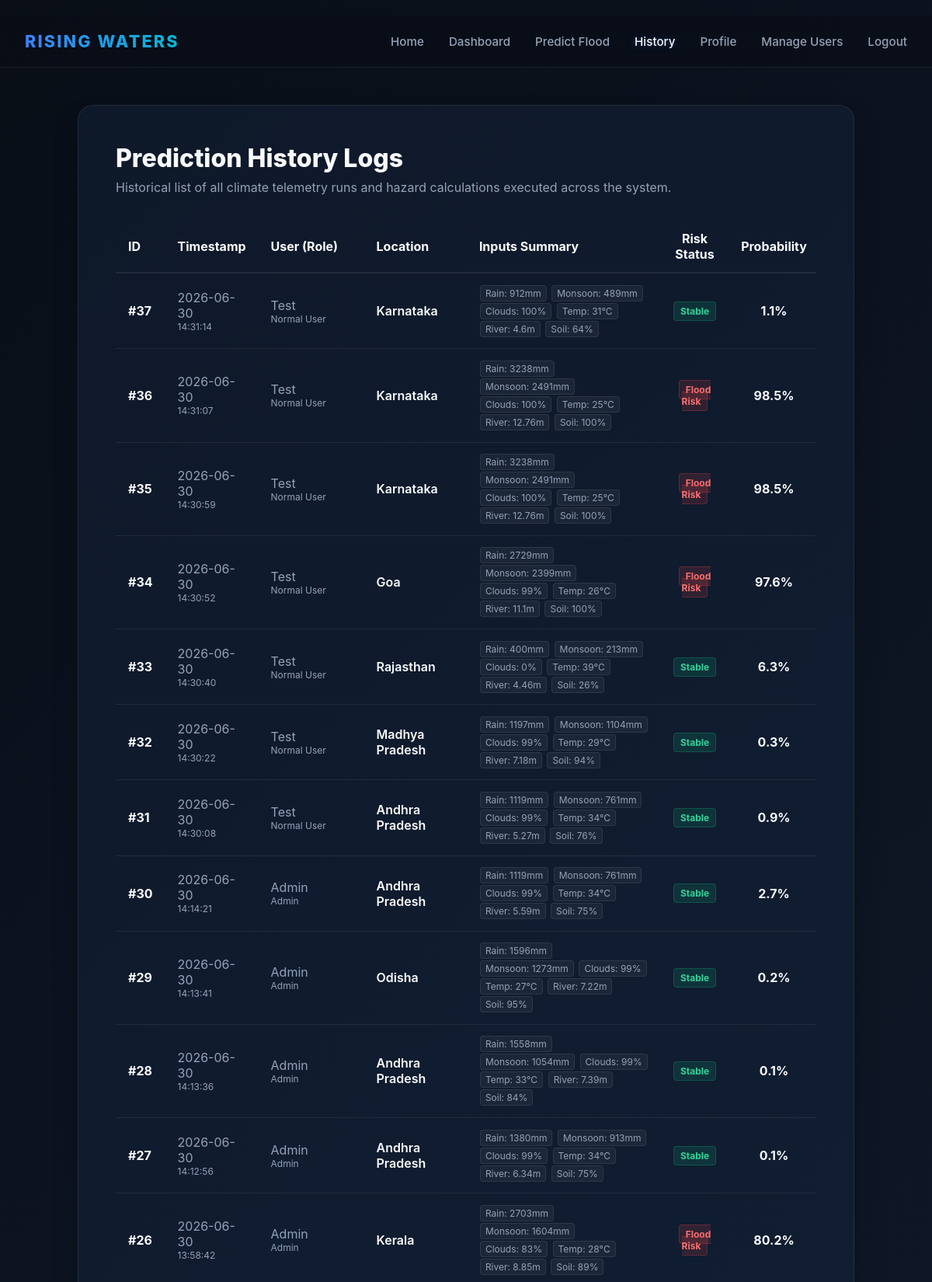
Screenshot of /history (signed in, upper part) with the database file from the repository.
### tables this page shows
CREATE TABLE predictions (
        Prediction_ID INTEGER PRIMARY KEY AUTOINCREMENT,
        User_ID INTEGER,
        Weather_Data_ID INTEGER,
        Prediction INTEGER NOT NULL,
        Probability REAL NOT NULL,
        Confidence TEXT NOT NULL,
        Prediction_Date DATETIME DEFAULT CURRENT_TIMESTAMP,
        FOREIGN KEY (User_ID) REFERENCES users(User_ID) ON DELETE SET NULL,
        FOREIGN KEY (Weather_Data_ID) REFERENCES weather_data(Weather_Data_ID) ON DELETE CASCADE
    );

CREATE TABLE weather_data (
        Weather_Data_ID INTEGER PRIMARY KEY AUTOINCREMENT,
        User_ID INTEGER,
        Annual_Rainfall REAL NOT NULL,
        Seasonal_Rainfall REAL NOT NULL,
        Cloud_Cover REAL NOT NULL,
        Humidity REAL NOT NULL,
        Temperature REAL NOT NULL,
        River_Water_Level REAL NOT NULL,
        Drainage_Capacity REAL NOT NULL,
        Water_Flow REAL NOT NULL,
        Reservoir_Level REAL NOT NULL,
        Soil_Moisture REAL NOT NULL,
        Date TEXT NOT NULL,
        Time TEXT NOT NULL,
        Location TEXT NOT NULL,
        Prediction_Status TEXT NOT NULL,
        FOREIGN KEY (User_ID) REFERENCES users(User_ID) ON DELETE SET NULL
    );

CREATE TABLE users (
        User_ID INTEGER PRIMARY KEY AUTOINCREMENT,
        User_Name TEXT NOT NULL,
        Email TEXT UNIQUE NOT NULL,
        Password TEXT NOT NULL,
        Role TEXT NOT NULL,
        Phone_Number TEXT,
        Organization TEXT,
        Created_At DATETIME DEFAULT CURRENT_TIMESTAMP,
        Updated_At DATETIME DEFAULT CURRENT_TIMESTAMP
    );

### app.py (the view, shortened to what this page needs)
@app.route('/history')
@login_required
def history():
    conn = get_db_connection()
    role = session['role']
    user_id = session['user_id']
    if role in ['Admin', 'Disaster Management Officer']:
        query = '''
            SELECT p.Prediction_ID, p.Prediction, p.Probability, p.Confidence, p.Prediction_Date,
                   w.Annual_Rainfall, w.Seasonal_Rainfall, w.Cloud_Cover, w.Humidity, w.Temperature,
                   w.River_Water_Level, w.Drainage_Capacity, w.Water_Flow, w.Reservoir_Level, w.Soil_Moisture,
                   w.Date, w.Time, w.Location, u.User_Name, u.Role
            FROM predictions p
            JOIN weather_data w ON p.Weather_Data_ID = w.Weather_Data_ID
            LEFT JOIN users u ON p.User_ID = u.User_ID
            ORDER BY p.Prediction_Date DESC
        '''
        predictions = conn.execute(query).fetchall()
    conn.close()
    return render_template('prediction_history.html', predictions=predictions)

### app.py (called while the page is built)
def get_db_connection():
    conn = sqlite3.connect(DATABASE_PATH)
    conn.row_factory = sqlite3.Row
    return conn

def login_required(f):
    @wraps(f)
    def decorated_function(*args, **kwargs):
        if 'user_id' not in session:
            flash("Please log in to access this page.", "error")
            return redirect(url_for('login'))
        return f(*args, **kwargs)
    return decorated_function

### templates/prediction_history.html (shortened to what this page needs)
﻿<!DOCTYPE html>
<html lang="en">
<head>
  <link rel="stylesheet" href="{{ url_for('static', filename='css/main.css') }}">
</head>
<body>
  <header>
    <div class="nav-container">
      <a href="/" class="logo">RISING WATERS</a>
      <nav class="nav-links">
        {% if 'user_id' in session %}
          <a href="/" class="{{ 'active' if request.path == '/' else '' }}">Home</a>
          <a href="/dashboard" class="{{ 'active' if request.path == '/dashboard' else '' }}">Dashboard</a>
          {% if session['role'] in ['Admin', 'Meteorologist', 'Local Authority', 'Normal User'] %}
            <a href="/Predict" class="{{ 'active' if request.path == '/Predict' else '' }}">Predict Flood</a>
          {% endif %}
          <a href="/history" class="{{ 'active' if request.path == '/history' else '' }}">History</a>
          <a href="/profile" class="{{ 'active' if request.path == '/profile' else '' }}">Profile</a>
          {% if session['role'] == 'Admin' %}
            <a href="/manage-users" class="{{ 'active' if request.path == '/manage-users' else '' }}">Manage Users</a>
          {% endif %}
          <a href="/logout">Logout</a>
        {% endif %}
      </nav>
    </div>
  </header>
  <main>
    <div class="container animate-fade-in">
      <div class="glass-card">
        <h1 class="form-title" style="text-align: left;">Prediction History Logs</h1>
        <p class="form-subtitle" style="text-align: left; margin-bottom: 2rem;">
          {% if session['role'] == 'Admin' %}
            Historical list of all climate telemetry runs and hazard calculations executed across the system.
          {% else %}
            Historical list of your personal climate telemetry runs and hazard calculations.
          {% endif %}
        </p>
        {% if not predictions %}
          <div style="text-align: center; padding: 3rem 0; color: var(--text-secondary); font-style: italic;">
            No prediction logs found in the database.
          </div>
        {% else %}
          <div style="overflow-x: auto;">
            <table class="history-table" style="width: 100%; border-collapse: collapse; text-align: left; color: var(--text-secondary);">
              <thead>
                <tr style="border-bottom: 2px solid var(--glass-border); color: var(--text-primary);">
                  <th style="font-weight: 700; width: 60px;">ID</th>
                  <th style="font-weight: 700;">Timestamp</th>
                  <th style="font-weight: 700;">User (Role)</th>
                  <th style="font-weight: 700;">Location</th>
                  <th style="font-weight: 700; min-width: 250px;">Inputs Summary</th>
                  <th style="font-weight: 700; text-align: center;">Risk Status</th>
                  <th style="font-weight: 700; text-align: center;">Probability</th>
                </tr>
              </thead>
              <tbody>
                {% for p in predictions %}
                <tr style="border-bottom: 1px solid var(--glass-border); transition: background-color 0.2s;">
                  <td style="font-weight: 700; color: var(--text-primary);">#{{ p['Prediction_ID'] }}</td>
                  <td>{{ p['Date'] }}<br><span style="font-size: 0.75rem; color: var(--text-secondary);">{{ p['Time'] }}</span></td>
                  <td>{{ p['User_Name'] or 'Deleted User' }}<br><span style="font-size: 0.75rem; color: var(--text-secondary);">{{ p['Role'] or '' }}</span></td>
                  <td style="font-weight: 600; color: var(--text-primary);">{{ p['Location'] }}</td>
                  <td>
                    <span class="inputs-summary-tag">Rain: {{ p['Annual_Rainfall'] | int }}mm</span>
                    <span class="inputs-summary-tag">Monsoon: {{ p['Seasonal_Rainfall'] | int }}mm</span>
                    <span class="inputs-summary-tag">Clouds: {{ p['Cloud_Cover'] | int }}%</span>
                    <span class="inputs-summary-tag">Temp: {{ p['Temperature'] | int }}°C</span>
                    <span class="inputs-summary-tag">River: {{ p['River_Water_Level'] }}m</span>
                    <span class="inputs-summary-tag">Soil: {{ p['Soil_Moisture'] | int }}%</span>
                  </td>
                  <td style="text-align: center;">
                    {% if p['Prediction'] == 1 %}
                      <span class="badge badge-danger">Flood Risk</span>
                    {% else %}
                      <span class="badge badge-success">Stable</span>
                    {% endif %}
                  </td>
                  <td style="text-align: center; font-weight: 700; color: var(--text-primary);">{{ p['Probability'] }}%</td>
                </tr>
                {% endfor %}
              </tbody>
            </table>
          </div>
        {% endif %}
      </div>
    </div>
  </main>
</body>
</html>

### static/css/main.css (style rules this page uses)
:root { --bg-gradient: linear-gradient(135deg, #090e17 0%, #152035 100%); --glass-bg: rgba(22, 38, 64, 0.45); --glass-border: rgba(255, 255, 255, 0.08); --glass-border-focus: rgba(59, 130, 246, 0.5); --text-primary: #f8fafc; --text-secondary: #94a3b8; --accent-blue: #3b82f6; --accent-cyan: #06b6d4; --accent-neon-green: #10b981; --accent-neon-red: #ef4444; --accent-amber: #f59e0b; --font-family: 'Inter', system-ui, -apple-system, sans-serif; --shadow: 0 20px 40px -15px rgba(0, 0, 0, 0.5); }
* { box-sizing: border-box; margin: 0; padding: 0; }
body { font-family: var(--font-family); background: var(--bg-gradient); color: var(--text-primary); min-height: 100vh; display: flex; flex-direction: column; overflow-x: hidden; }
header { border-bottom: 1px solid var(--glass-border); background: rgba(9, 14, 23, 0.7); backdrop-filter: blur(12px); position: sticky; top: 0; z-index: 100; }
.nav-container { max-width: 1200px; margin: 0 auto; padding: 1.25rem 2rem; display: flex; justify-content: space-between; align-items: center; }
.logo { font-size: 1.35rem; font-weight: 800; letter-spacing: 0.1em; color: var(--text-primary); text-decoration: none; background: linear-gradient(to right, #3b82f6, #06b6d4); -webkit-background-clip: text; -webkit-text-fill-color: transparent; }
.nav-links { display: flex; gap: 2rem; }
.nav-links a { color: var(--text-secondary); text-decoration: none; font-weight: 500; font-size: 0.95rem; transition: color 0.2s ease, text-shadow 0.2s ease; }
.nav-links a:hover, .nav-links a.active { color: var(--text-primary); text-shadow: 0 0 10px rgba(59, 130, 246, 0.4); }
main { flex: 1; padding: 3rem 1.5rem; max-width: 1200px; width: 100%; margin: 0 auto; }
.container { width: 100%; }
.animate-fade-in { animation: fadeIn 0.8s cubic-bezier(0.16, 1, 0.3, 1) forwards; }
.glass-card { background: var(--glass-bg); border: 1px solid var(--glass-border); border-radius: 20px; padding: 3rem; backdrop-filter: blur(10px); box-shadow: var(--shadow); max-width: 1000px; margin: 0 auto; }
.form-title { font-size: 2rem; font-weight: 800; margin-bottom: 0.5rem; text-align: center; }
.form-subtitle { color: var(--text-secondary); text-align: center; margin-bottom: 2.5rem; }
.badge { font-size: 0.75rem; font-weight: 700; padding: 4px 8px; border-radius: 4px; }
.badge-danger { background: rgba(239, 68, 68, 0.15); color: #f87171; border: 1px solid rgba(239, 68, 68, 0.25); }
.badge-success { background: rgba(16, 185, 129, 0.15); color: #34d399; border: 1px solid rgba(16, 185, 129, 0.25); }

### templates/prediction_history.html (style rules this page uses)
.history-table th, .history-table td { padding: 0.85rem 1rem; vertical-align: middle; }
.inputs-summary-tag { font-size: 0.75rem; background: rgba(255,255,255,0.05); border: 1px solid var(--glass-border); border-radius: 4px; padding: 2px 6px; display: inline-block; margin: 1px; color: var(--text-secondary); }

### rows the page displays
predictions: Prediction_ID "37", Date "2026-06-30", Time "14:31:14", User_Name "Test", Role "Normal User", Location "Karnataka", Annual_Rainfall "912", Seasonal_Rainfall "489", Cloud_Cover "100", Temperature "31", River_Water_Level "4.6", Soil_Moisture "64", Prediction "Stable", Probability "1.1"
predictions: Prediction_ID "36", Date "2026-06-30", Time "14:31:07", User_Name "Test", Role "Normal User", Location "Karnataka", Annual_Rainfall "3238", Seasonal_Rainfall "2491", Cloud_Cover "100", Temperature "25", River_Water_Level "12.76", Soil_Moisture "100", Prediction "Flood Risk", Probability "98.5"
predictions: Prediction_ID "35", Date "2026-06-30", Time "14:30:59", User_Name "Test", Role "Normal User", Location "Karnataka", Annual_Rainfall "3238", Seasonal_Rainfall "2491", Cloud_Cover "100", Temperature "25", River_Water_Level "12.76", Soil_Moisture "100", Prediction "Flood Risk", Probability "98.5"
predictions: Prediction_ID "34", Date "2026-06-30", Time "14:30:52", User_Name "Test", Role "Normal User", Location "Goa", Annual_Rainfall "2729", Seasonal_Rainfall "2399", Cloud_Cover "99", Temperature "26", River_Water_Level "11.1", Soil_Moisture "100", Prediction "Flood Risk", Probability "97.6"
predictions: Prediction_ID "33", Date "2026-06-30", Time "14:30:40", User_Name "Test", Role "Normal User", Location "Rajasthan", Annual_Rainfall "400", Seasonal_Rainfall "213", Cloud_Cover "0", Temperature "39", River_Water_Level "4.46", Soil_Moisture "26", Prediction "Stable", Probability "6.3"
predictions: Prediction_ID "32", Date "2026-06-30", Time "14:30:22", User_Name "Test", Role "Normal User", Location "Madhya Pradesh", Annual_Rainfall "1197", Seasonal_Rainfall "1104", Cloud_Cover "99", Temperature "29", River_Water_Level "7.18", Soil_Moisture "94", Prediction "Stable", Probability "0.3"
predictions: Prediction_ID "31", Date "2026-06-30", Time "14:30:08", User_Name "Test", Role "Normal User", Location "Andhra Pradesh", Annual_Rainfall "1119", Seasonal_Rainfall "761", Cloud_Cover "99", Temperature "34", River_Water_Level "5.27", Soil_Moisture "76", Prediction "Stable", Probability "0.9"
predictions: Prediction_ID "30", Date "2026-06-30", Time "14:14:21", User_Name "Admin", Role "Admin", Location "Andhra Pradesh", Annual_Rainfall "1119", Seasonal_Rainfall "761", Cloud_Cover "99", Temperature "34", River_Water_Level "5.59", Soil_Moisture "75", Prediction "Stable", Probability "2.7"
predictions: Prediction_ID "29", Date "2026-06-30", Time "14:13:41", User_Name "Admin", Role "Admin", Location "Odisha", Annual_Rainfall "1596", Seasonal_Rainfall "1273", Cloud_Cover "99", Temperature "27", River_Water_Level "7.22", Soil_Moisture "95", Prediction "Stable", Probability "0.2"
predictions: Prediction_ID "28", Date "2026-06-30", Time "14:13:36", User_Name "Admin", Role "Admin", Location "Andhra Pradesh", Annual_Rainfall "1558", Seasonal_Rainfall "1054", Cloud_Cover "99", Temperature "33", River_Water_Level "7.39", Soil_Moisture "84", Prediction "Stable", Probability "0.1"
predictions: Prediction_ID "27", Date "2026-06-30", Time "14:12:56", User_Name "Admin", Role "Admin", Location "Andhra Pradesh", Annual_Rainfall "1380", Seasonal_Rainfall "913", Cloud_Cover "99", Temperature "34", River_Water_Level "6.34", Soil_Moisture "75", Prediction "Stable", Probability "0.1"
predictions: Prediction_ID "26", Date "2026-06-30", Time "13:58:42", User_Name "Admin", Role "Admin", Location "Kerala", Annual_Rainfall "2703", Seasonal_Rainfall "1604", Cloud_Cover "83", Temperature "28", River_Water_Level "8.85", Soil_Moisture "89", Prediction "Flood Risk", Probability "80.2"
